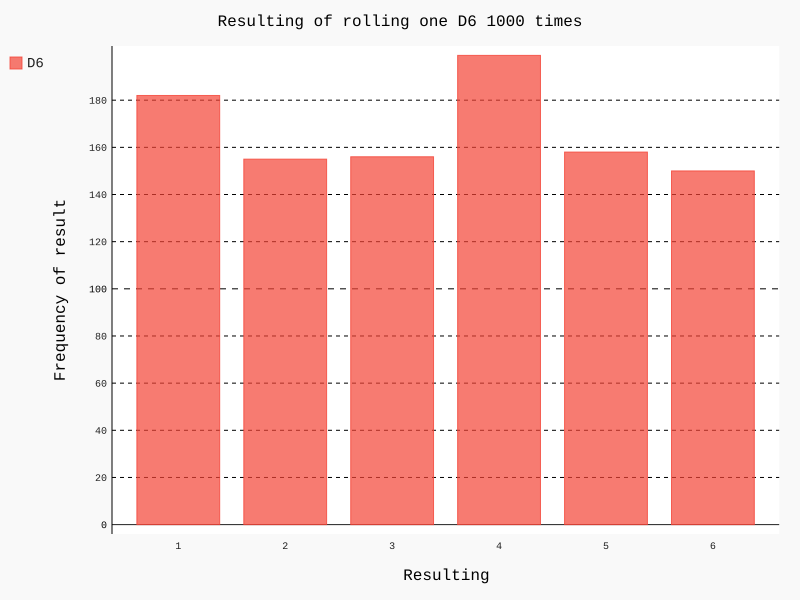

This figure's Python source:
from die import Die
import  pygal
die=Die()
results=[]
for roll_num in range(1000):
    result=die.roll()
    results.append(result)
print(results)

# analyze the results
frequencies=[]
for value in range(1,die.num_sides+1):
    frequency=results.count(value)
    frequencies.append(frequency)
print(frequencies)

hist=pygal.Bar()
hist.title="Resulting of rolling one D6 1000 times"
hist.x_labels=["1","2","3","4","5","6"]
hist.x_title="Resulting"
hist.y_title='Frequency of result'
hist.add("D6",frequencies)
hist.render_to_file("die_visual.svg")
